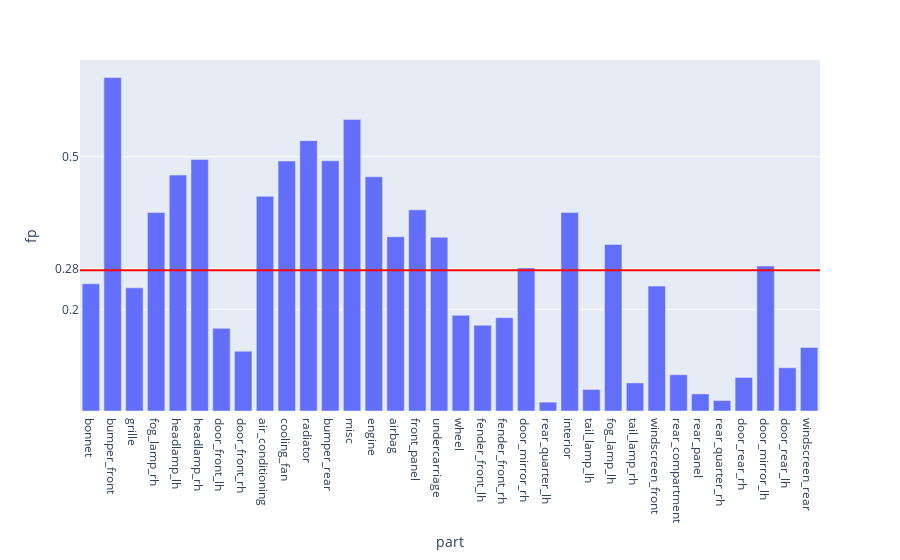

Here is the notebook cell this chart was saved with:
### Code cell
fig = px.bar(evalMetrics, x = 'part', y = 'fp')

fig.add_hline(y=avgFp, line_width=2, line_color="red")

fig.update_layout(
    yaxis = dict(
        tickmode = 'array',
        tickvals = [np.format_float_positional(avgFp, 2), 0.2, 0.5, 0.7],
    )
)

### Figure 1 — Plotly figure (JSON) as saved in the notebook; plotly's stock layout.template omitted (floating-point values rounded to 4 significant figures)
{"data": [{"alignmentgroup": "True", "hovertemplate": "part=%{x}<br>fp=%{y}<extra></extra>", "legendgroup": "", "marker": {"color": "#636efa", "pattern": {"shape": ""}}, "name": "", "offsetgroup": "", "orientation": "v", "showlegend": false, "textposition": "auto", "type": "bar", "x": ["bonnet", "bumper_front", "grille", "fog_lamp_rh", "headlamp_lh", "headlamp_rh", "door_front_lh", "door_front_rh", "air_conditioning", "cooling_fan", "radiator", "bumper_rear", "misc", "engine", "airbag", "front_panel", "undercarriage", "wheel", "fender_front_lh", "fender_front_rh", "door_mirror_rh", "rear_quarter_lh", "interior", "tail_lamp_lh", "fog_lamp_lh", "tail_lamp_rh", "windscreen_front", "rear_compartment", "rear_panel", "rear_quarter_rh", "door_rear_rh", "door_mirror_lh", "door_rear_lh", "windscreen_rear"], "xaxis": "x", "y": [0.2502, 0.6558, 0.2422, 0.3904, 0.464, 0.4946, 0.1626, 0.1176, 0.4222, 0.4916, 0.5316, 0.4922, 0.5732, 0.4606, 0.3426, 0.3956, 0.3416, 0.1882, 0.1688, 0.1836, 0.2812, 0.0174, 0.3906, 0.0424, 0.3276, 0.0552, 0.2458, 0.0714, 0.0336, 0.0206, 0.066, 0.2852, 0.085, 0.125], "yaxis": "y"}], "layout": {"barmode": "relative", "legend": {"tracegroupgap": 0}, "margin": {"t": 60}, "shapes": [{"line": {"color": "red", "width": 2}, "type": "line", "x0": 0, "x1": 1, "xref": "x domain", "y0": 0.2769, "y1": 0.2769, "yref": "y"}], "xaxis": {"anchor": "y", "domain": [0, 1], "title": {"text": "part"}}, "yaxis": {"anchor": "x", "domain": [0, 1], "tickmode": "array", "tickvals": ["0.28", 0.2, 0.5, 0.7], "title": {"text": "fp"}}}}
